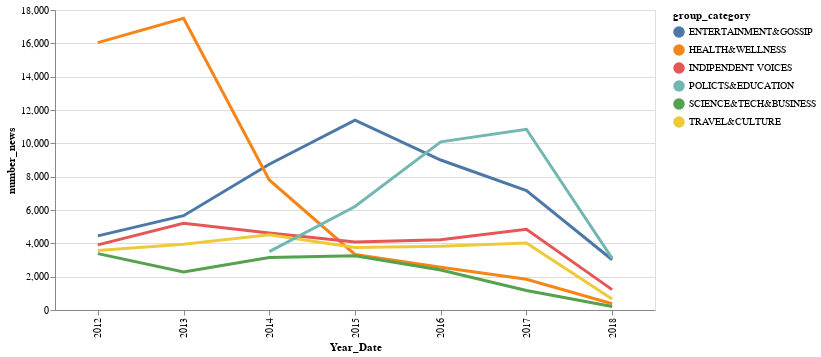

The notebook cell saved with this chart:
### Code cell
source = df_query.toPandas()

highlight = alt.selection(type='single', on='mouseover',
                          fields=['group_category'], nearest=True)

base = alt.Chart(source).encode(
    x='Year_Date:N',
    y='number_news:Q',
    color='group_category:N',
    
)

points = base.mark_circle().encode(
    opacity=alt.value(0)
).add_selection(
    highlight
).properties(
    width=600
)

lines = base.mark_line().encode(
    size=alt.condition(~highlight, alt.value(1), alt.value(3))
)

points + lines

### Figure 1 — Vega-Lite specification as saved in the notebook (floating-point values rounded to 4 significant figures)
{"config": {"view": {"continuousWidth": 400, "continuousHeight": 300}}, "layer": [{"mark": "circle", "encoding": {"color": {"type": "nominal", "field": "group_category"}, "opacity": {"value": 0}, "x": {"type": "nominal", "field": "Year_Date"}, "y": {"type": "quantitative", "field": "number_news"}}, "selection": {"selector001": {"type": "single", "on": "mouseover", "fields": ["group_category"], "nearest": true}}, "width": 600}, {"mark": "line", "encoding": {"color": {"type": "nominal", "field": "group_category"}, "size": {"condition": {"value": 1, "selection": {"not": "selector001"}}, "value": 3}, "x": {"type": "nominal", "field": "Year_Date"}, "y": {"type": "quantitative", "field": "number_news"}}}], "data": {"name": "data-15e089e8db973ba968d74f40053eef63"}, "$schema": "https://vega.github.io/schema/vega-lite/v4.8.1.json", "datasets": {"data-15e089e8db973ba968d74f40053eef63": [{"Year_Date": 2012, "group_category": "ENTERTAINMENT&GOSSIP", "number_news": 4446}, {"Year_Date": 2012, "group_category": "HEALTH&WELLNESS", "number_news": 16045}, {"Year_Date": 2012, "group_category": "INDIPENDENT VOICES", "number_news": 3908}, {"Year_Date": 2012, "group_category": "SCIENCE&TECH&BUSINESS", "number_news": 3384}, {"Year_Date": 2012, "group_category": "TRAVEL&CULTURE", "number_news": 3572}, {"Year_Date": 2013, "group_category": "ENTERTAINMENT&GOSSIP", "number_news": 5659}, {"Year_Date": 2013, "group_category": "HEALTH&WELLNESS", "number_news": 17506}, {"Year_Date": 2013, "group_category": "INDIPENDENT VOICES", "number_news": 5201}, {"Year_Date": 2013, "group_category": "SCIENCE&TECH&BUSINESS", "number_news": 2275}, {"Year_Date": 2013, "group_category": "TRAVEL&CULTURE", "number_news": 3942}, {"Year_Date": 2014, "group_category": "ENTERTAINMENT&GOSSIP", "number_news": 8745}, {"Year_Date": 2014, "group_category": "HEALTH&WELLNESS", "number_news": 7803}, {"Year_Date": 2014, "group_category": "INDIPENDENT VOICES", "number_news": 4615}, {"Year_Date": 2014, "group_category": "POLICTS&EDUCATION", "number_news": 3505}, {"Year_Date": 2014, "group_category": "SCIENCE&TECH&BUSINESS", "number_news": 3155}, {"Year_Date": 2014, "group_category": "TRAVEL&CULTURE", "number_news": 4516}, {"Year_Date": 2015, "group_category": "ENTERTAINMENT&GOSSIP", "number_news": 11386}, {"Year_Date": 2015, "group_category": "HEALTH&WELLNESS", "number_news": 3331}, {"Year_Date": 2015, "group_category": "INDIPENDENT VOICES", "number_news": 4076}, {"Year_Date": 2015, "group_category": "POLICTS&EDUCATION", "number_news": 6207}, {"Year_Date": 2015, "group_category": "SCIENCE&TECH&BUSINESS", "number_news": 3251}, {"Year_Date": 2015, "group_category": "TRAVEL&CULTURE", "number_news": 3755}, {"Year_Date": 2016, "group_category": "ENTERTAINMENT&GOSSIP", "number_news": 8999}, {"Year_Date": 2016, "group_category": "HEALTH&WELLNESS", "number_news": 2565}, {"Year_Date": 2016, "group_category": "INDIPENDENT VOICES", "number_news": 4222}, {"Year_Date": 2016, "group_category": "POLICTS&EDUCATION", "number_news": 10088}, {"Year_Date": 2016, "group_category": "SCIENCE&TECH&BUSINESS", "number_news": 2402}, {"Year_Date": 2016, "group_category": "TRAVEL&CULTURE", "number_news": 3822}, {"Year_Date": 2017, "group_category": "ENTERTAINMENT&GOSSIP", "number_news": 7164}, {"Year_Date": 2017, "group_category": "HEALTH&WELLNESS", "number_news": 1846}, {"Year_Date": 2017, "group_category": "INDIPENDENT VOICES", "number_news": 4848}, {"Year_Date": 2017, "group_category": "POLICTS&EDUCATION", "number_news": 10844}, {"Year_Date": 2017, "group_category": "SCIENCE&TECH&BUSINESS", "number_news": 1172}, {"Year_Date": 2017, "group_category": "TRAVEL&CULTURE", "number_news": 4015}, {"Year_Date": 2018, "group_category": "ENTERTAINMENT&GOSSIP", "number_news": 3013}, {"Year_Date": 2018, "group_category": "HEALTH&WELLNESS", "number_news": 379}, {"Year_Date": 2018, "group_category": "INDIPENDENT VOICES", "number_news": 1223}, {"Year_Date": 2018, "group_category": "POLICTS&EDUCATION", "number_news": 3099}, {"Year_Date": 2018, "group_category": "SCIENCE&TECH&BUSINESS", "number_news": 210}, {"Year_Date": 2018, "group_category": "TRAVEL&CULTURE", "number_news": 659}]}}
